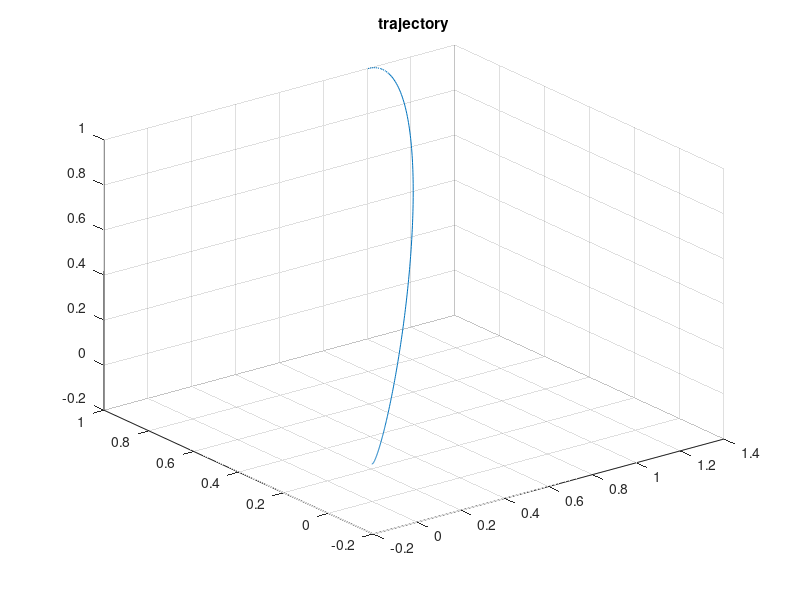

Source code (MATLAB): (Note: this script raises an error after producing the figure.)
clc;
close all;
clear all;

n= 6;
m= 3;
l= 3;

N= 1000;
x= zeros(n,N);
u= zeros(m,N);
y= zeros(l,N);



A = [0,0,0,1,0,0;
     0,0,0,0,1,0;
     0,0,0,0,0,1;
     0,0,0,0,0,0;
     0,0,0,0,0,0;
     0,0,0,0,0,0];

A = [0,0,0,1,0,0;
     0,0,0,0,1,0;
     0,0,0,0,0,1;
     0,0,0,0,0,0;
     0,0,0,0,0,0;
     0,0,0,0,0,0] + 0.01*diag([ones(6,1)])
eig(A)

B = [0 0 0;
     0 0 0;
     0 0 0;
     1 0 0;
     0 1 0;
     0 0 1];

C = [1,0,0,0,0,0;
     0,1,0,0,0,0;
     0,0,1,0,0,0];
 
D = [];

dt = 0.01;

sys1 = ss(A,B,C,D);
sys2 = c2d(sys1,dt);

At = sys2.A;
Bt = sys2.B;
Ct = sys2.C;




Qx = 1*eye(3);
Qv = 0.1*eye(3);
Q = [Qx,zeros(3,3);
    zeros(3,3),Qv];
R = 0.1*eye(3);

[Ks,S,e] = dlqr(At,Bt,0.001*Q,0.001*R,[]);

As = At-Bt*Ks;


Qx = 1*eye(3);
Qv = 0.1*eye(3);
Q = [Qx,zeros(3,3);
    zeros(3,3),Qv];
R = 0.1*eye(3);

[K,S,e] = dlqr(As,Bt,Q,R,[]); 

x0 = [1,1,1,1,0,0]'; 
x(:,1) = x0; 
for i=1:N
    u(:,i) = -K*x(:,i);
    x(:,i+1) = As*x(:,i) + Bt*u(:,i);
    y(:,i) = Ct*x(:,i);
end


figure()
plot3(x(1,:),x(2,:),x(3,:));
title('trajectory')
grid on;
%% Add non linear sectors
close all;
N=1000;
x= zeros(n,N);
u= zeros(m,N);
yp= zeros(l,N);
y= zeros(l,N);

cost=[];
costy=[];
c=0;
cy=0;
costyy=[];
cyy=0;
x(:,1) = x0;

for i=1:N
    
    u(:,i) = +2*K*x(:,i);
    x(:,i+1) = As*x(:,i) + Bt*u(:,i);
    yp(:,i) = phi(Ct*x(:,i));
    y(:,i) = Ct*x(:,i);
    c = c+x(:,i)'*x(:,i) + u(:,i)'*u(:,i);
    cost = [cost; c];

    cy =  cy + yp(:,i)'*yp(:,i);
    costy = [costy; cy];
    
    cyy =  cyy + y(:,i)'*y(:,i);
    costyy = [costyy; cyy];
end


figure()
plot3(x(1,:),x(2,:),x(3,:))
title('trajectory')


figure()
plot3(yp(1,:),yp(2,:),yp(3,:));hold on;
plot3(y(1,:),y(2,:),y(3,:));
legend('error','normal')
title('output')


figure()
% plot(cost);hold on;
plot(costy);hold on;
plot(costyy)
legend('uncertain','exact')
title('cost')


output_error = vecnorm(y - yp,2,1);

out = abs(costy - costyy);
%
figure()
plot(output_error)
title('output error')

figure()
plot(out)
title('cost difference')


%% Observability of nominal system
clc;
close all;
eps = 0.01
x_init = x0+eps*[1*eye(n),-1*eye(n),zeros(n,1)];

x_obs=[];
y_obs=[];
T=N
for j  = 1:length(x_init)
    xo = zeros(n,T);
    yo = zeros(l,T);
    xo(:,1) = x_init(:,j);
    for i = 1:T
        xo(:,i+1) = As*xo(:,i) + Bt*u(:,i);
        yo(:,i) = Ct*xo(:,i);
    end
    x_obs = [x_obs;xo];
    y_obs = [y_obs;yo];
     
end

%

figure()
% for j  = 1:length(x_init)
for j  = 1:3
    plot3(x_obs(6*(j-1)+1,:),x_obs(6*(j-1)+2,:),x_obs(6*(j-1)+3,:));hold on;
end
for j  = 7:9
    plot3(x_obs(6*(j-1)+1,:),x_obs(6*(j-1)+2,:),x_obs(6*(j-1)+3,:));hold on;
end
%

%% obs

Obs = zeros(6,6);
for j = 1:N
    Y=[]; 
    for i = 1:n
          Y = [Y,(y_obs((i-1)*l+1:i*l,j) -y_obs(i*l+1:(i+1)*l,N))];
          
%           (y_obs((i-1)*2+1:(i-1)*2+l,j) - y_obs(l*n+(i-1)*2+1:l*n+(i-1)*2+l,j))
    end

    Obs = Obs + Y'*Y;
end
Obs = Obs/(4*eps^2);
eig(Obs)
% Check gramian mapping 
z=0;
for i = 1:N
    z = z + (y_obs(1:3,i) - y(:,i))'*(y_obs(1:3,i) - y(:,i));
end
gram_error = z-min(eig(Obs))*norm(x_obs(1:6,:))
%% Observability with sector bounded noise

x_init = x0+eps*[1*eye(n),-1*eye(n),zeros(n,1)];

x_obs=[];
y_obs=[];
for j  = 1:length(x_init)
    xo = zeros(n,N);
    yo = zeros(l,N);
    xo(:,1) = x_init(:,j);
    for i = 1:N
        xo(:,i+1) = At*xo(:,i) + Bt*u(:,i);
        yo(:,i) = phi(Ct*xo(:,i));
    end
    x_obs = [x_obs;xo];
    y_obs = [y_obs;yo];
     
end


figure()
for j  = 1:length(x_init)
    plot3(x_obs(6*(j-1)+1,:),x_obs(6*(j-1)+2,:),x_obs(6*(j-1)+3,:));hold on;
end


% obs

Obsp = zeros(6,6);
for j = 1:N
    Y=[]; 
    for i = 1:n
          % Y = [Y,(y_obs((i-1)*2+1:(i-1)*2+l,j) - y_obs(l*n+(i-1)*2+1:l*n+(i-1)*2+l,j))];
                    Y = [Y,(y_obs((i-1)*l+1:i*l,j) -y_obs(i*l+1:(i+1)*l,N))];

%           (y_obs((i-1)*2+1:(i-1)*2+l,j) - y_obs(l*n+(i-1)*2+1:l*n+(i-1)*2+l,j))
    end
    Obsp = Obsp + Y'*Y/(4*eps^2);
end


eig(Obsp)

% Check gramian mapping 
z=0;
for i = 1:N
    z = z + (y_obs(1:3,i) - y(:,i))'*(y_obs(1:3,i) - y(:,i));
end
gram_error = z-min(eig(Obs))*norm(x_obs(1:6,:));


%% Output based controller 
x= zeros(n,N);
uy= zeros(m,N);
yp= zeros(l,N);

Ky = 0.5*eye(3);
Kyd = 1*eye(3); 
x(:,1) = x0; 
ypre = yp(:,1);
for i=1:N
    
    yp(:,i) = Ct*x(:,i);
    err = (yp(:,i) - ypre)/dt;
    uy(:,i) = -Ky*yp(:,i) - Kyd*err;
    x(:,i+1) = At*x(:,i) + Bt*uy(:,i);
    ypre = yp(:,i);
end

figure()
plot3(x(1,:),x(2,:),x(3,:))


figure()
plot(x(1,:));hold on;
plot(x(2,:));
plot(x(3,:));

%% Observability nominal
clc;
close all;
eps = 0.001;
x_init = x0+eps*[1*eye(n),-1*eye(n),zeros(n,1)];

x_obs=[];
yy_obs=[];
for j  = 1:length(x_init)
    xo = zeros(n,N);
    yo = zeros(l,N);
    xo(:,1) = x_init(:,j);
    for i = 1:N
        xo(:,i+1) = At*xo(:,i) + Bt*uy(:,i);
        yo(:,i) = Ct*xo(:,i);
    end
    x_obs = [x_obs;xo];
    yy_obs = [yy_obs;yo];
     
end



figure()
for j  = 1:length(x_init)
    plot3(x_obs(6*(j-1)+1,:),x_obs(6*(j-1)+2,:),x_obs(6*(j-1)+3,:));hold on
end
legend()

% obs

Obsy = zeros(6,6);
for j = 1:3
    Y=[]; 
    for i = 1:n
          Y = [Y,(yy_obs((i-1)*3+1:(i-1)*3+l,j) - yy_obs(l*n+(i-1)*3+1:l*n+(i-1)*3+l,j))];
          
%           (y_obs((i-1)*2+1:(i-1)*2+l,j) - y_obs(l*n+(i-1)*2+1:l*n+(i-1)*2+l,j))
    end
    Y
    Obsy = Obsy + Y'*Y;
end
Obsy = Obsy/(4*eps^2);
eig(Obsy)


% Check gramian mapping 
z=0;
for i = 1:N
    z = z + (y_obs(1:3,i) - yp(:,i))'*(y_obs(1:3,i) - yp(:,i));
end
gram_error = z-min(eig(Obsy))*norm(x_obs(1:6,:))







%% Output based control sector based
close all;
x= zeros(n,N);
uy= zeros(m,N);
yp= zeros(l,N);

Ky = 0.5*eye(3);
Kyd = 1*eye(3);
x(:,1) = x0; 
ypre = yp(:,1)
for i=1:N
    
    yp(:,i) = phi(Ct*x(:,i));
    err = (yp(:,i) - ypre)/dt
    uy(:,i) = -Ky*yp(:,i) - Kyd*err;
    x(:,i+1) = At*x(:,i) + Bt*uy(:,i);
    ypre = yp(:,i);
end

figure()
plot3(x(1,:),x(2,:),x(3,:))

figure()
plot(x(1,:));hold on;
plot(x(2,:));
plot(x(3,:));

% Observability
clc;
% close all;
eps = 0.01;
x_init = x0+eps*[1*eye(n),-1*eye(n),zeros(n,1)];

x_obs=[];
yy_obs=[];
for j  = 1:length(x_init)
    xo = zeros(n,N);
    yo = zeros(l,N);
    xo(:,1) = x_init(:,j);
    for i = 1:N
        xo(:,i+1) = At*xo(:,i) + Bt*uy(:,i);
        yo(:,i) = phi(Ct*x(:,i));
    end
    x_obs = [x_obs;xo];
    yy_obs = [yy_obs;yo];
     
end



figure()
for j  = 1:length(x_init)
    plot3(x_obs(6*(j-1)+1,:),x_obs(6*(j-1)+2,:),x_obs(6*(j-1)+3,:));hold on;
end
legend()

% obs

Obsy = zeros(6,6);
for j = 1:3
    Y=[]; 
    for i = 1:n
          Y = [Y,(yy_obs((i-1)*3+1:(i-1)*3+l,j) - yy_obs(l*n+(i-1)*3+1:l*n+(i-1)*3+l,j))];
          
%           (y_obs((i-1)*2+1:(i-1)*2+l,j) - y_obs(l*n+(i-1)*2+1:l*n+(i-1)*2+l,j))
    end
    Y
    Obsy = Obsy + Y'*Y;
end
Obsy = Obsy/(4*eps^2);
eig(Obsy)


% Check gramian mapping 
z=0;

for i = 1:N
    z = z + (y_obs(1:3,i) - yp(:,i))'*(y_obs(1:3,i) - yp(:,i));
end

gram_error = z - min(eig(Obsy))*norm(x_obs(1:6,1) - x0)
gram_error = z - norm(sqrt(Obsy)*(x_obs(1:6,1)) - x0)
gram_error = z - (x_obs(1:6,1) - x0)'*Obsy*(x_obs(1:6,1) - x0)

%% Observability test: Convexity of the distance spread function
close all;
s=[];
Y=[];
for i = 1:10000
    y =phi([0;0;0]);
    Y=[Y,y];
    s = [s,norm(y)];
end

figure()
plot(s)
max(s)

figure()
plot3(Y(1,:),Y(2,:),Y(3,:),'ro')




%%
A = [0,0,0,1,0,0;
     0,0,0,0,1,0;
     0,0,0,0,0,1;
     0,0,0,0,0,0;
     0,0,0,0,0,0;
     0,0,0,0,0,0] + 0.01*diag([ones(6,1)])
eig(A)
%%
reshape(x_obs(1:72,end),6,12) - x_obs(73:78,end);

%% 
